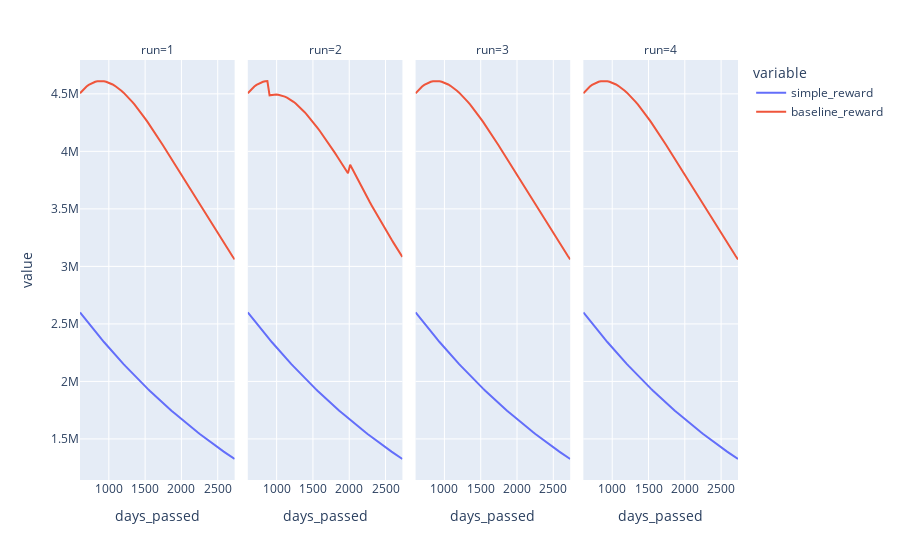

Write notebook code for a chart like this one.
### Code cell
fig_df = set_1_df.reset_index(drop=False).query('timestep > 1')
fig = px.line(fig_df,
              x='days_passed',
              y=['simple_reward', 'baseline_reward'],
              facet_col='run')
fig.show()
